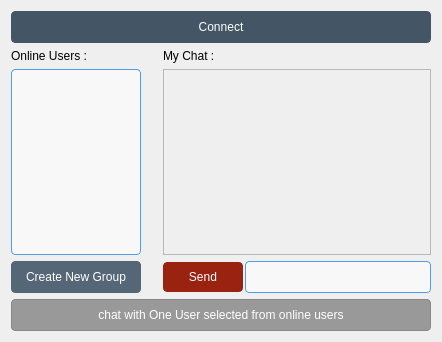
<?xml version="1.0" encoding="UTF-8"?>
<ui version="4.0">
 <class>ChatWindow</class>
 <widget class="QWidget" name="ChatWindow">
  <property name="geometry">
   <rect>
    <x>0</x>
    <y>0</y>
    <width>442</width>
    <height>342</height>
   </rect>
  </property>
  <property name="windowTitle">
   <string>Qt Simple Chat Client</string>
  </property>
  <property name="autoFillBackground">
   <bool>false</bool>
  </property>
  <property name="styleSheet">
   <string notr="true"/>
  </property>
  <layout class="QGridLayout" name="gridLayout">
   <item row="3" column="0">
    <widget class="QPushButton" name="creatnewgroup">
     <property name="styleSheet">
      <string notr="true">QPushButton {
padding:2px;
height:26%;
width:10%;
border-radius: 4;
background-color: #567;
border:1px solid #567;
color:white;}
QPushButton:hover:!pressed
{
  border: 1px solid #333;
 background-color: #333;
}</string>
     </property>
     <property name="text">
      <string>Create New Group</string>
     </property>
    </widget>
   </item>
   <item row="0" column="0" colspan="3">
    <widget class="QPushButton" name="connectButton">
     <property name="autoFillBackground">
      <bool>false</bool>
     </property>
     <property name="styleSheet">
      <string notr="true">QPushButton {
padding:2px;
height:26%;
width:10%;
border-radius: 4;
background-color: #456;
border:1px solid #456;
color:white;}
QPushButton:hover:!pressed
{
  border: 1px solid #333;
 background-color: #333;
}</string>
     </property>
     <property name="text">
      <string>Connect</string>
     </property>
    </widget>
   </item>
   <item row="1" column="0">
    <widget class="QLabel" name="label">
     <property name="styleSheet">
      <string notr="true">font: 50 10pt &quot;MS Shell Dlg 2&quot;;</string>
     </property>
     <property name="text">
      <string>Online Users :</string>
     </property>
    </widget>
   </item>
   <item row="1" column="2">
    <widget class="QLabel" name="label_2">
     <property name="styleSheet">
      <string notr="true">font: 50 10pt &quot;MS Shell Dlg 2&quot;;</string>
     </property>
     <property name="text">
      <string>My Chat :</string>
     </property>
    </widget>
   </item>
   <item row="2" column="2">
    <widget class="QListView" name="chatView">
     <property name="enabled">
      <bool>false</bool>
     </property>
     <property name="focusPolicy">
      <enum>Qt::NoFocus</enum>
     </property>
     <property name="whatsThis">
      <string notr="true"/>
     </property>
     <property name="accessibleName">
      <string notr="true"/>
     </property>
     <property name="styleSheet">
      <string notr="true">
border-radius: 4;
background-color: rgb(248, 248, 248);
border:1px solid rgb(78, 157, 235);

chatView::item{
    color: white;
font-size:20px;
    border: none;
height:40px;
margin:1px 0px 0px 0px;
   border-radius: 4;
   background-color: #444;
   border:1px solid #888;
}</string>
     </property>
     <property name="editTriggers">
      <set>QAbstractItemView::NoEditTriggers</set>
     </property>
    </widget>
   </item>
   <item row="2" column="0">
    <widget class="QListWidget" name="listWidget">
     <property name="minimumSize">
      <size>
       <width>0</width>
       <height>0</height>
      </size>
     </property>
     <property name="maximumSize">
      <size>
       <width>130</width>
       <height>16777215</height>
      </size>
     </property>
     <property name="styleSheet">
      <string notr="true">QListWidget{
border-radius: 4;
background-color: rgb(248, 248, 248);
border:1px solid rgb(78, 157, 235);
}
QListWidget::item{
   color: white;
   font-size:20px;
   border: none;
   height:25px;
   margin:1px;
   border-radius: 4;
   background-color: #666;
   border:1px solid #888;
}

QListWidget::item:selected
{
  border: 1px solid #789;
 background-color: #789;
}</string>
     </property>
    </widget>
   </item>
   <item row="2" column="1">
    <spacer name="horizontalSpacer">
     <property name="orientation">
      <enum>Qt::Horizontal</enum>
     </property>
     <property name="sizeType">
      <enum>QSizePolicy::Minimum</enum>
     </property>
     <property name="sizeHint" stdset="0">
      <size>
       <width>10</width>
       <height>70</height>
      </size>
     </property>
    </spacer>
   </item>
   <item row="3" column="2">
    <layout class="QHBoxLayout" name="horizontalLayout" stretch="3,7">
     <property name="spacing">
      <number>2</number>
     </property>
     <property name="sizeConstraint">
      <enum>QLayout::SetMinimumSize</enum>
     </property>
     <property name="bottomMargin">
      <number>0</number>
     </property>
     <item>
      <widget class="QPushButton" name="sendButton">
       <property name="enabled">
        <bool>true</bool>
       </property>
       <property name="minimumSize">
        <size>
         <width>10</width>
         <height>0</height>
        </size>
       </property>
       <property name="maximumSize">
        <size>
         <width>16777215</width>
         <height>30</height>
        </size>
       </property>
       <property name="styleSheet">
        <string notr="true">QPushButton {
padding:2px;
height:26%;
width:10%;
border-radius: 4;
background-color: #921;
border:1px solid #921;
color:white;}
QPushButton:hover:!pressed
{
  border: 1px solid #789;
 background-color: #789;
}</string>
       </property>
       <property name="text">
        <string>Send</string>
       </property>
       <property name="checkable">
        <bool>true</bool>
       </property>
       <property name="default">
        <bool>true</bool>
       </property>
       <property name="flat">
        <bool>true</bool>
       </property>
      </widget>
     </item>
     <item>
      <widget class="QLineEdit" name="messageEdit">
       <property name="enabled">
        <bool>false</bool>
       </property>
       <property name="styleSheet">
        <string notr="true">height:30%;
width:80%;
border-radius: 4;
background-color: rgb(248, 248, 248);
border:1px solid  rgb(78, 157, 235);</string>
       </property>
      </widget>
     </item>
    </layout>
   </item>
   <item row="4" column="0" colspan="3">
    <widget class="QPushButton" name="ButtonChatOneUser">
     <property name="styleSheet">
      <string notr="true">QPushButton {
padding:2px;
height:26%;
width:10%;
border-radius: 4;
background-color: #999;
border:1px solid #888;
color:white;}
QPushButton:hover:!pressed
{
  border: 1px solid #763;
 background-color: #763;
}</string>
     </property>
     <property name="text">
      <string>chat with One User selected from online users</string>
     </property>
    </widget>
   </item>
  </layout>
 </widget>
 <resources/>
 <connections/>
</ui>
